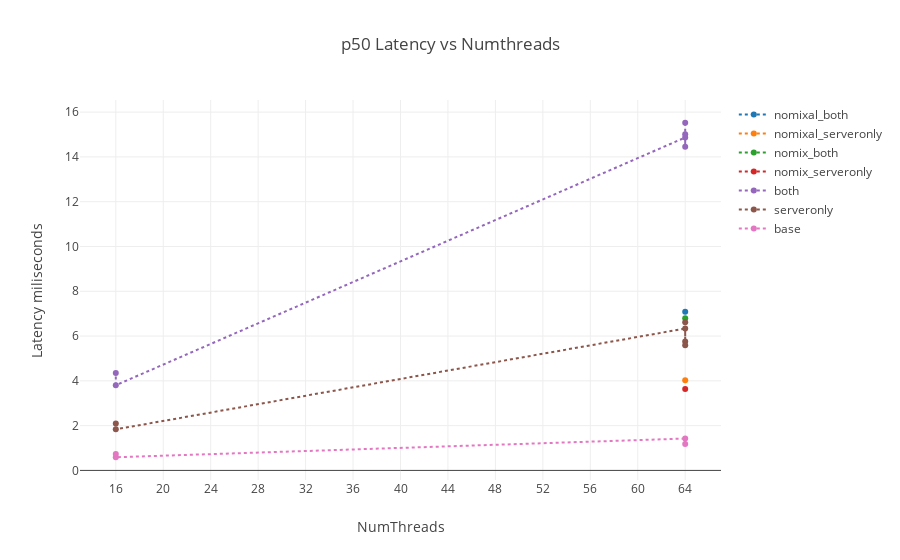

The cell this chart's notebook holds for it:
### Code cell
iplot(fg)

### Figure 1 — Plotly figure (JSON) as saved in the notebook; plotly's stock layout.template omitted (floating-point values rounded to 4 significant figures)
{"data": [{"line": {"dash": "dot"}, "name": "nomixal_both", "type": "scatter", "uid": "1a588c92-edd4-4e5a-9fca-4fc9f6e00551", "x": [64], "y": [7.088]}, {"line": {"dash": "dot"}, "name": "nomixal_serveronly", "type": "scatter", "uid": "e1a30390-d842-4596-9d2c-d3a59e3a7d8b", "x": [64], "y": [4.027]}, {"line": {"dash": "dot"}, "name": "nomix_both", "type": "scatter", "uid": "dde61811-0b4e-4c46-b1bb-2c18994ef30f", "x": [64], "y": [6.792]}, {"line": {"dash": "dot"}, "name": "nomix_serveronly", "type": "scatter", "uid": "67661bac-7ce4-4211-9c17-54cbd5ffe048", "x": [64], "y": [3.634]}, {"line": {"dash": "dot"}, "name": "both", "type": "scatter", "uid": "d3db38da-aaa1-44d6-8e42-17fcf344d640", "x": [64, 64, 64, 64, 16, 16], "y": [15.53, 14.45, 15.02, 14.87, 3.804, 4.346]}, {"line": {"dash": "dot"}, "name": "serveronly", "type": "scatter", "uid": "e59b2b4b-812e-4388-89ce-b9f3b8e72806", "x": [64, 64, 64, 64, 16, 16], "y": [5.761, 6.621, 5.591, 6.336, 1.834, 2.095]}, {"line": {"dash": "dot"}, "name": "base", "type": "scatter", "uid": "509dac81-999b-4caa-9131-9902d32fe7ae", "x": [64, 64, 16, 16], "y": [1.183, 1.423, 0.588, 0.735]}], "layout": {"showlegend": true, "title": {"text": "p50 Latency vs Numthreads"}, "xaxis": {"dtick": 4, "title": {"text": "NumThreads"}}, "yaxis": {"dtick": 2, "title": {"text": "Latency miliseconds"}}}}
